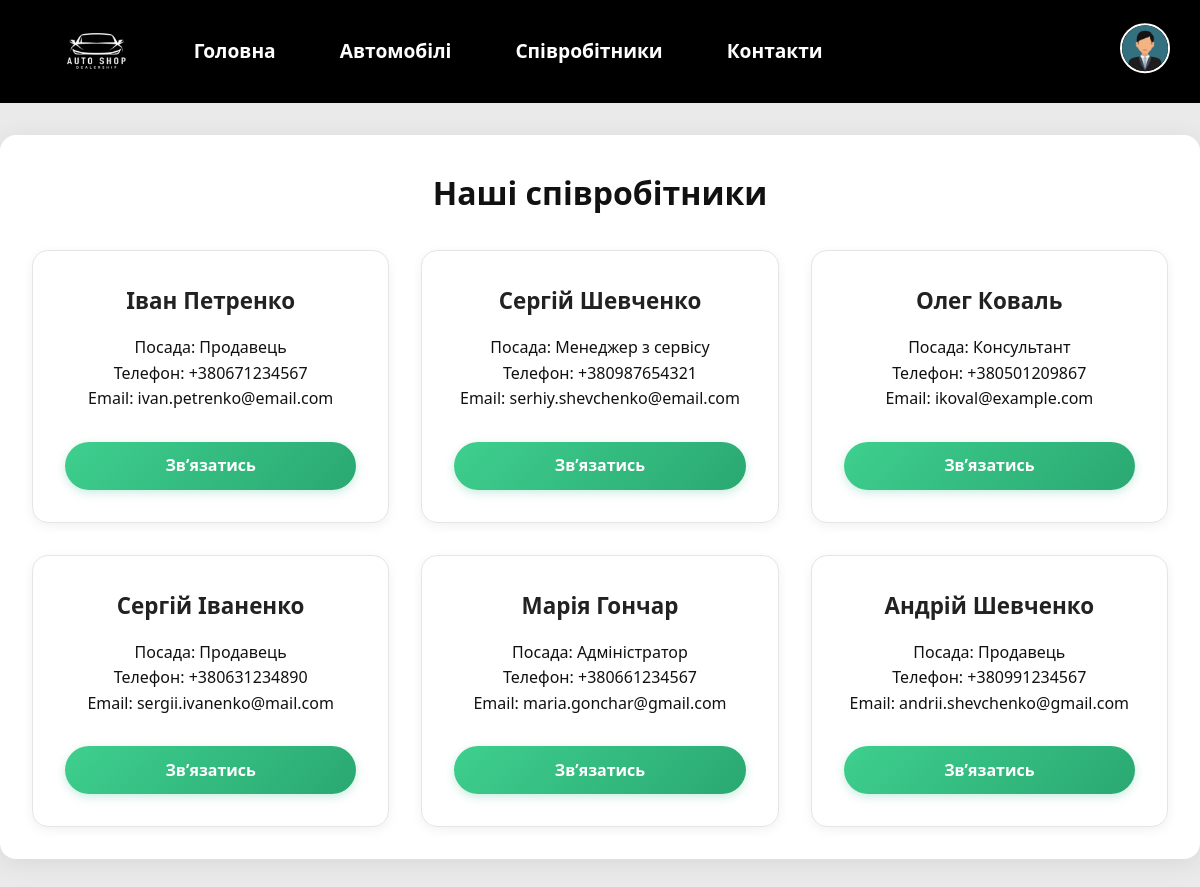
The page /workers on the database its author committed.
### main/models.py (models this page shows, shortened)
class Worker(models.Model):
    full_name = models.CharField(max_length=100)
    position = models.CharField(max_length=100)
    phone = models.CharField(max_length=15)
    email = models.EmailField()
    is_active = models.BooleanField(default=True)

### main/views.py (the view)
# urls.py: path('workers', views.show_workers, name='workers_page'),
def show_workers(request):
    logger.info(f'Користувач переглянув сторінку працівників.')
    workers = Worker.objects.filter(is_active=True)
    return render(request, 'main/workers.html', {'workers': workers})

### main/templates/main/workers.html (shortened to what this page needs)
{% extends 'layout.html' %}
{% block content %}
<h2>Наші співробітники</h2>
<div class="cards">
    {% for worker in workers %}
        <div class="card">
            <h3>{{ worker.full_name }}</h3>
            <p>Посада: {{ worker.position }}</p>
            <p>Телефон: {{ worker.phone }}</p>
            <p>Email: {{ worker.email }}</p>
            <a href="{% url 'contacts_page' %}" class="modern-btn secondary">Зв’язатись</a>
        </div>
    {% empty %}
        <p>Немає даних про співробітників.</p>
    {% endfor %}
</div>
{% endblock %}

### main/static/main/css/style.css (style rules this page uses)
* { box-sizing: border-box; margin: 0; padding: 0; font-family: system-ui, -apple-system, BlinkMacSystemFont, 'Segoe UI', Roboto, Oxygen, Ubuntu, Cantarell, 'Open Sans', 'Helvetica Neue', sans-serif; }
body { background-color: #eaeaea; color: #111; line-height: 1.6; overflow-x: hidden; }
.cards { display: grid; grid-template-columns: repeat(auto-fill, minmax(280px, 1fr)); gap: 2rem; margin-top: 2rem; align-items: stretch; }
.card { background: #fff; border-radius: 1rem; padding: 2rem; text-align: center; box-shadow: 0 3px 12px rgba(0, 0, 0, 0.06); transition: all 0.25s ease; border: 1px solid #e5e5e5; display: flex; flex-direction: column; justify-content: space-between; }
.card h3 { font-size: 1.4rem; color: #222; margin-bottom: 1rem; font-weight: 600; }
.modern-btn { display: inline-block; padding: 0.7rem 1.8rem; background: #0070f3; background: linear-gradient(135deg, #3f8efc, #1b6ee4); color: #fff; font-size: 1rem; font-weight: 600; border-radius: 2rem; text-decoration: none; transition: all 0.25s ease; box-shadow: 0 3px 10px rgba(0, 112, 243, 0.25); margin-top: 30px; }
.modern-btn.secondary { background: linear-gradient(135deg, #3ecf8e, #2aa872); box-shadow: 0 3px 10px rgba(46, 178, 130, 0.25); }
h2 { font-size: 2rem; margin-bottom: 1rem; text-align: center; }

### rows shown on the page
Worker: full_name "Іван Петренко", position "Продавець", phone "+380671234567", email "ivan.petrenko@email.com"
Worker: full_name "Сергій Шевченко", position "Менеджер з сервісу", phone "+380987654321", email "serhiy.shevchenko@email.com"
Worker: full_name "Олег Коваль", position "Консультант", phone "+380501209867", email "ikoval@example.com"
Worker: full_name "Сергій Іваненко", position "Продавець", phone "+380631234890", email "sergii.ivanenko@mail.com"
Worker: full_name "Марія Гончар", position "Адміністратор", phone "+380661234567", email "maria.gonchar@gmail.com"
Worker: full_name "Андрій Шевченко", position "Продавець", phone "+380991234567", email "andrii.shevchenko@gmail.com"
